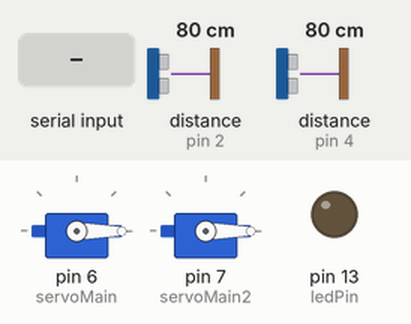
This sketch was run on a simulated Arduino Uno, built with avr-gcc and run on an emulated ATmega328P. Shown: 2 × servo, output pins drawn as LEDs (lit = HIGH). Wiring (inferred from the names in the program): 2 × ultrasonic range finder: trigger pin 3, echo pin 2 / trigger pin 5, echo pin 4. The inputs (shaded band) are chosen by the test bench; at power-on: distance to the obstacle (sensors on pin 4, pin 2) 80 cm. The echo pulse lasts 58.3 µs per cm; pins used as bus, display or sensor lines are not drawn.

Above: at 1.2 s.
1.3 s: distance to the obstacle (sensor on pin 4) set to 35 cm
2.8 s: distance to the obstacle (sensor on pin 4) set to 27 cm
At 4.2 s:
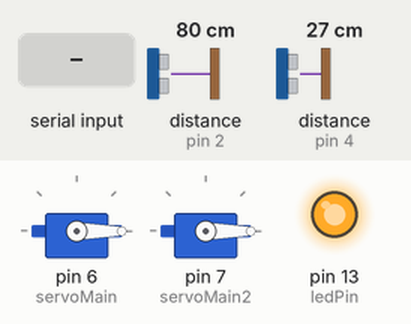
4.5 s: "H" received over Serial
At 5.4 s:
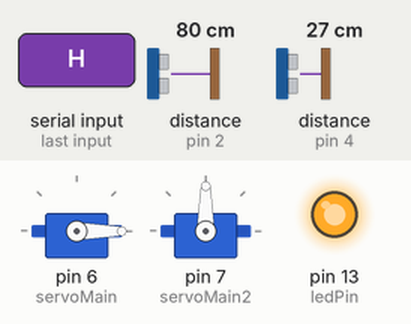
6.1 s: distance to the obstacle (sensor on pin 2) set to 34 cm
7.6 s: distance to the obstacle (sensor on pin 2) set to 28 cm
At 8.5 s:
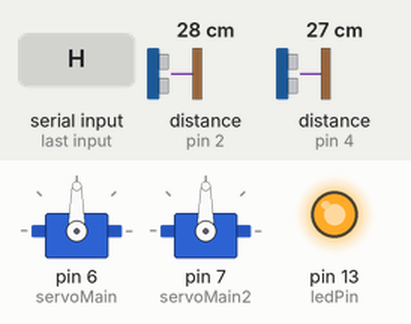
9.1 s: distance to the obstacle (sensor on pin 4) set to 60 cm
At 9.5 s:
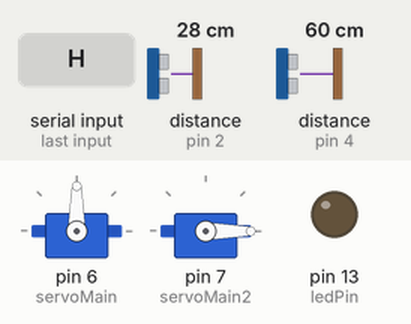
Timing chart, 0 to 11.7 s (numbered marks = the images above; inputs shaded):
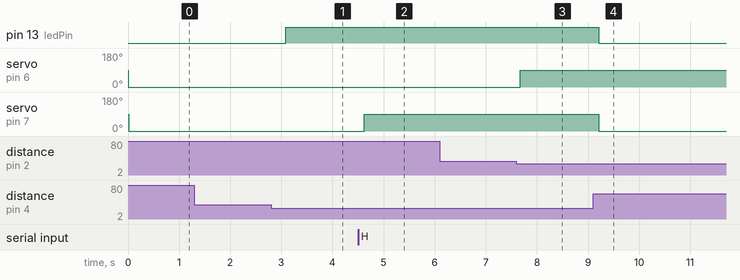

The sketch:

smart_bin_with_webcam.ino
```cpp
#include <Servo.h>
Servo servoMain;
Servo servoMain2;

int trigpin = 3;
int echopin = 2;
int trigpin2 = 5;
int echopin2 = 4;

int ledPin = 13;

int distance;
float duration;
float cm;
float df;

int incomingByte;

void setup()
{
  servoMain.attach(6);
  pinMode(trigpin, OUTPUT);
  pinMode(echopin, INPUT);
  servoMain2.attach(7);
  pinMode(trigpin2, OUTPUT);
  pinMode(echopin2, INPUT);

  pinMode(ledPin, OUTPUT);
  Serial.begin(9600);
}

void loop()
{
  if (Serial.available() > 0) {
    incomingByte = Serial.read();
  }

  digitalWrite(trigpin, LOW);
  delay(2);
  digitalWrite(trigpin, HIGH);
  delayMicroseconds(10);
  digitalWrite(trigpin, LOW);
  duration = pulseIn(echopin, HIGH);
  cm = (duration/58.82);
  distance = cm;
  //Serial.print("1: ");
  //Serial.println(distance);


  if (incomingByte == 'H' && distance < 30) {
      servoMain.write(90);
  }
  if (incomingByte == 'L' || distance > 30) {
      servoMain.write(0);
  }

  digitalWrite(trigpin2, LOW);
  delay(2);
  digitalWrite(trigpin2, HIGH);
  delayMicroseconds(10);
  digitalWrite(trigpin2, LOW);
  duration = pulseIn(echopin2, HIGH);
  cm = (duration/58.82);
  distance = cm;

  if(distance < 30)
     digitalWrite(ledPin, HIGH);
  else
     digitalWrite(ledPin, LOW);

  if (incomingByte == 'H' && distance < 30) {
     servoMain2.write(90);
  }
  if (incomingByte == 'L' || distance > 30) {
      servoMain2.write(0);
  }

  delay(500);
}
```

Measured:
- the behaviour switches between 31 and 30 cm on distance to the obstacle (sensor on pin 4) (found by bisection; images 0 and 1)
- the behaviour switches between 31 and 30 cm on distance to the obstacle (sensor on pin 2) (found by bisection; images 2 and 3)
- after the input at 1.3 s, every drawn part: stays the same
- after the input at 2.8 s, pin 13 (ledPin): LOW → HIGH after 0.29 s
- after the input at 4.5 s, servo on pin 7 (servoMain2): 0° → 90° after 0.12 s
- after the input at 6.1 s, every drawn part: stays the same
- after the input at 7.6 s, servo on pin 6 (servoMain): 0° → 90° after 0.08 s
- after the input at 9.1 s, pin 13 (ledPin): HIGH → LOW after 0.11 s; servo on pin 7 (servoMain2): 90° → 0° after 0.11 s
